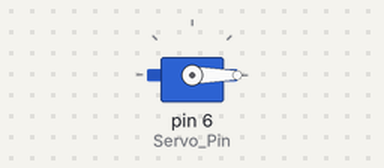
The sketch below on a simulated Arduino Uno, built with avr-gcc and run on an emulated ATmega328P. On the bench: servo.

Above: at 0.05 s.
Timing chart, 0 to 4.6 s (numbered marks = the images above):
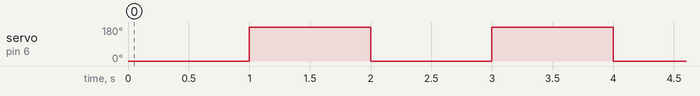

The sketch:

micro_servo_SG90.ino
```cpp
#include <Servo.h>
#define Servo_Pin 6
Servo Myservo;


void setup(){
  Myservo.attach(Servo_Pin);
}

void loop(){
  Myservo.write(0);
  delay(1000);
  Myservo.write(360);
  delay(1000);
}
```

Measured:
- by itself, servo on pin 6 (Servo_Pin): alternates 180° for 1.0 s and 0° for 1.0 s
